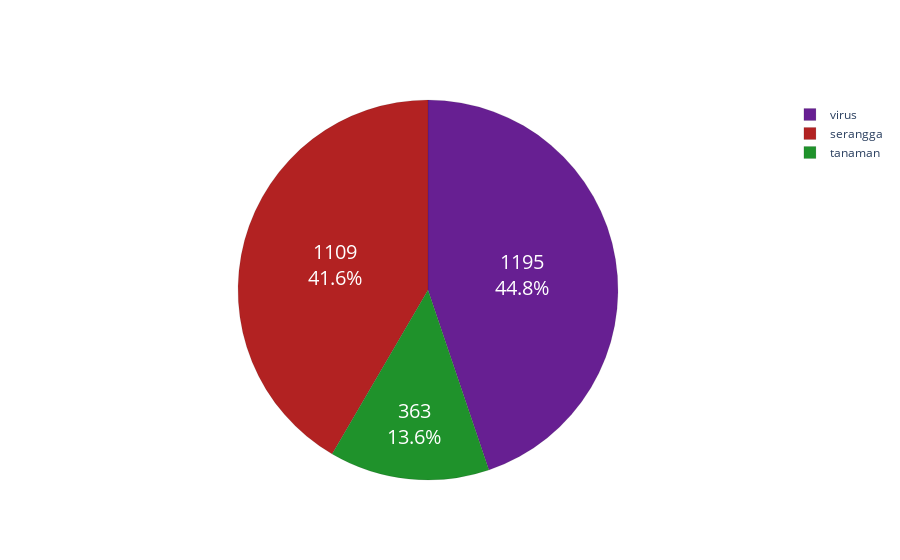

Notebook code cell kept with this figure:
### Code cell
# cuma tampilan
import plotly.graph_objects as go

data = df_node.groupby(['group','color']).agg({'group': ['count'], }).reset_index().sort_values(
    ('group', 'count'),ascending=False
).reset_index(drop=True).values
labels = [i[0] for i in data]
colors = [i[1] for i in data]
slices = [i[2] for i in data]

fig = go.Figure(data=[go.Pie(labels=labels,values=slices)])
fig.update_traces(hoverinfo='label+percent', textinfo='value+percent', textfont_size=20, marker=dict(colors=colors, line=dict(color='#000000', width=0.1)))
fig.show()

### Figure 1 — Plotly figure (JSON) as saved in the notebook; plotly's stock layout.template omitted (floating-point values rounded to 4 significant figures)
{"data": [{"hoverinfo": "label+percent", "labels": ["virus", "serangga", "tanaman"], "marker": {"colors": ["#671f92", "#b22222", "#1f922b"], "line": {"color": "#000000", "width": 0.1}}, "textfont": {"size": 20}, "textinfo": "value+percent", "type": "pie", "values": [1195, 1109, 363]}], "layout": {}}
